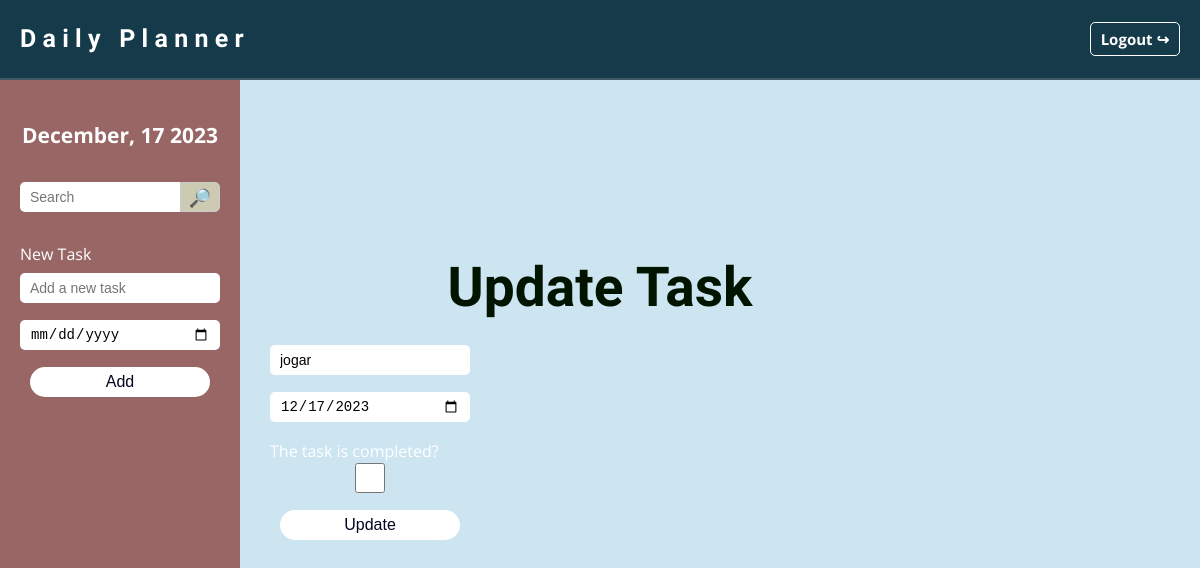
The app's page /update/2 (signed in), older data.
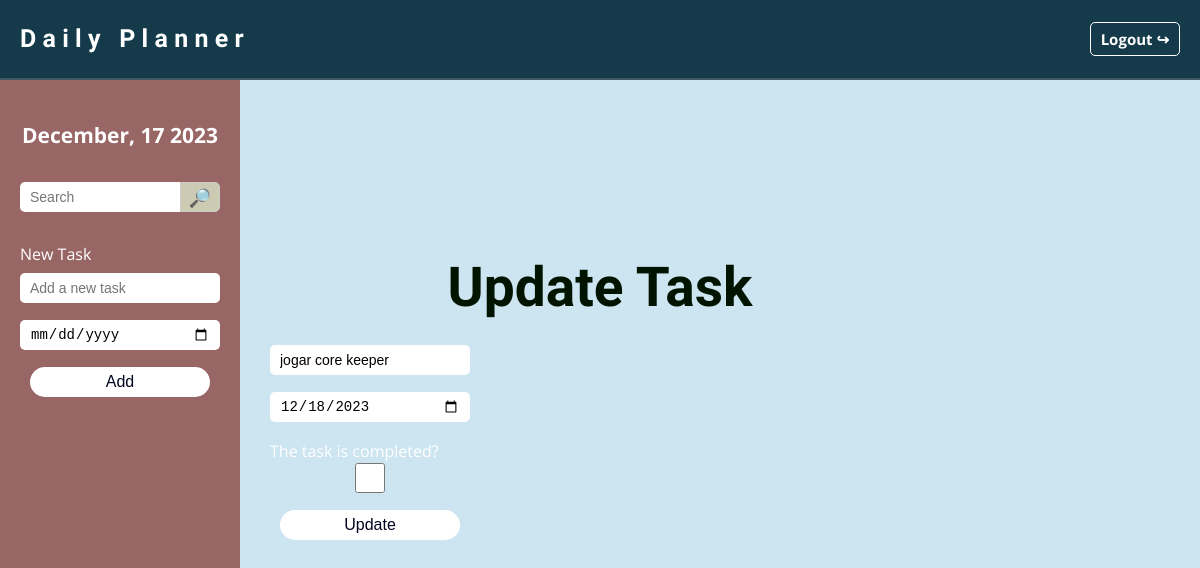
The same page, newer data.
### website/models.py (models this page shows)
class Todo(db.Model):
    id = db.Column(db.Integer, primary_key=True)
    content = db.Column(db.String(2000), nullable=False)
    completed = db.Column(db.Integer, default=0)
    due_date = db.Column(db.DateTime(timezone=True),  nullable=True)
    date_created = db.Column(db.DateTime(timezone=True), default=func.now())
    date_updated = db.Column(db.DateTime(timezone=True),  nullable=True)
    user_id = db.Column(db.Integer, db.ForeignKey('user.id'))

### website/views.py (the view)
@views.route('/update/<int:id>', methods=['GET', 'POST'])
@login_required
def update(id):
    task = Todo.query.get_or_404(id)
    due_date_formatted = task.due_date.strftime('%Y-%m-%d')
    current_date = datetime.now()
    formatted_date = current_date.strftime("%B, %d %Y")
    if request.method == 'POST':
        task.content = request.form['input_content']
        input_due_date = request.form['input_due_date']
        task.due_date = datetime.strptime(input_due_date, '%Y-%m-%d')
        if 'input_completed' in request.form:
            task.completed = 1
        else:
            task.completed = 0
        db.session.commit()
        flash('Task added!', category='success')
        return redirect(url_for('views.home'))
    else:
        return render_template("update.html", task=task, user=current_user, formatted_date=formatted_date, due_date_formatted=due_date_formatted)

### website/__init__.py (called while the page is built)
def create_app():
    app = Flask(__name__)
    app.config.from_pyfile('config.py')
    app.config['SQLALCHEMY_DATABASE_URI'] = f'sqlite:///{DB_NAME}'
    db.init_app(app)
    from .views import views
    from .auth import auth
    app.register_blueprint(views, url_prefix='/')
    app.register_blueprint(auth, url_prefix='/')
    from .models import User, Todo
    create_database(app)
    login_manager = LoginManager()
    login_manager.login_view = 'auth.login'
    login_manager.init_app(app)
    @login_manager.user_loader
    def load_user(id):
        return User.query.get(int(id))
    return app

### website/templates/update.html
{% extends "main_layout.html" %}
{% block content %}
<aside class="sidebar">
    <header class="sidebar-header">
        <h6>{{ formatted_date }}</h6>
    </header>
    <form method="POST" class="search-form">
        <input type="search" name="search_query" placeholder="Search">
        <button type="submit" class="search-icon" >
                <p>🔎︎</p>
        </button>
    </form>
    <form class="new-task-form" method=POST>
        <label for="">New Task</label>
        <div>
            <input class="task-input" type="text" name="input_content" id="input_content", placeholder="Add a new task">
        </div>
        <div>
            <input class="task-input" type="date" id="input_due_date" name="input_due_date">
        </div>
        <div>
                <button class="btn-add" type="submit">Add</button>
        </div>
    </form>
</aside>
<div class="main-content task-content">
    <div class="task-table">
        <h2 class="solution-heading">Update Task</h2>
        <form class="new-task-form" action="/update/{{task.id}}" method=POST>
            <div>
                <input class="task-input" type="text" name="input_content" id="input_content", value="{{task.content}}">
            </div>
            <div>
                <input class="task-input" type="date" id="input_due_date" name="input_due_date", value="{{due_date_formatted}}">
            </div>
            <div>
                <label> The task is completed? </label>
                <input class="task-input" type="checkbox" id="input_completed" name="input_completed" {% if task.completed == 1 %}checked{% endif %}>
            </div>
            <div>
                    <button class="btn-add" type="submit">Update</button>
            </div>
        </form>
    </div>
</div>
{% endblock %}

Row changes from the older to the newer data that the page shows:
changed Todo: input_content "jogar" → "jogar core keeper"
Text that changed along with them:
form field input_due_date: "12/17/2023" → "12/18/2023"
